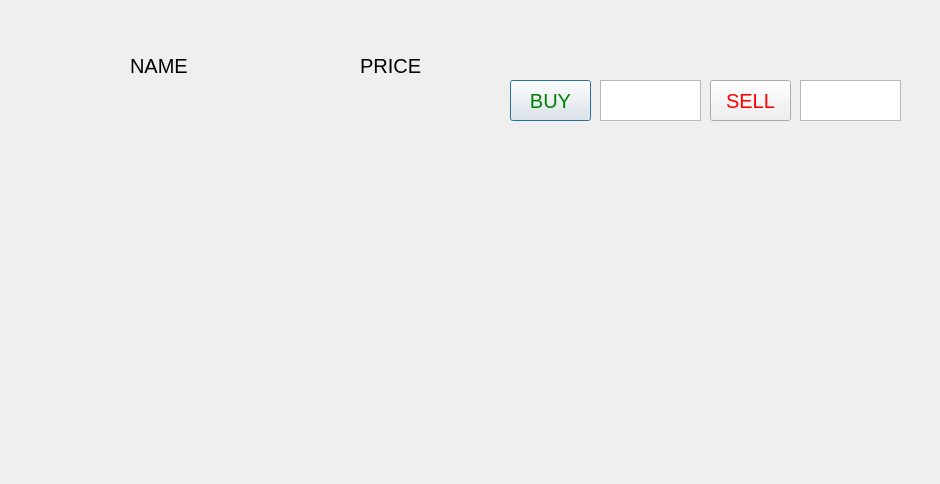
<?xml version="1.0" encoding="UTF-8"?>
<ui version="4.0">
 <class>details</class>
 <widget class="QDialog" name="details">
  <property name="geometry">
   <rect>
    <x>0</x>
    <y>0</y>
    <width>940</width>
    <height>484</height>
   </rect>
  </property>
  <property name="windowTitle">
   <string>Dialog</string>
  </property>
  <widget class="QPushButton" name="buyButton">
   <property name="geometry">
    <rect>
     <x>510</x>
     <y>80</y>
     <width>81</width>
     <height>41</height>
    </rect>
   </property>
   <property name="styleSheet">
    <string notr="true">QPushButton#buyButton {
	color: green;
	font-size: 20px;
}</string>
   </property>
   <property name="text">
    <string>BUY</string>
   </property>
  </widget>
  <widget class="QPushButton" name="sellButton">
   <property name="geometry">
    <rect>
     <x>710</x>
     <y>80</y>
     <width>81</width>
     <height>41</height>
    </rect>
   </property>
   <property name="styleSheet">
    <string notr="true">QPushButton#sellButton {
	color: red;
	font-size: 20px;
}</string>
   </property>
   <property name="text">
    <string>SELL</string>
   </property>
  </widget>
  <widget class="QTextEdit" name="textEdit">
   <property name="geometry">
    <rect>
     <x>600</x>
     <y>80</y>
     <width>101</width>
     <height>41</height>
    </rect>
   </property>
   <property name="styleSheet">
    <string notr="true"/>
   </property>
  </widget>
  <widget class="QTextEdit" name="textEdit_2">
   <property name="geometry">
    <rect>
     <x>800</x>
     <y>80</y>
     <width>101</width>
     <height>41</height>
    </rect>
   </property>
   <property name="styleSheet">
    <string notr="true"/>
   </property>
  </widget>
  <widget class="QLabel" name="nameLabel">
   <property name="geometry">
    <rect>
     <x>130</x>
     <y>80</y>
     <width>111</width>
     <height>41</height>
    </rect>
   </property>
   <property name="styleSheet">
    <string notr="true">QLabel#nameLabel {
	font-size: 16px
}</string>
   </property>
   <property name="text">
    <string/>
   </property>
  </widget>
  <widget class="QLabel" name="priceLabel">
   <property name="geometry">
    <rect>
     <x>360</x>
     <y>80</y>
     <width>101</width>
     <height>41</height>
    </rect>
   </property>
   <property name="styleSheet">
    <string notr="true">QLabel#priceLabel {
	font-size: 16px
}</string>
   </property>
   <property name="text">
    <string/>
   </property>
  </widget>
  <widget class="QLabel" name="label">
   <property name="geometry">
    <rect>
     <x>130</x>
     <y>50</y>
     <width>81</width>
     <height>31</height>
    </rect>
   </property>
   <property name="styleSheet">
    <string notr="true">QLabel#label {
	font-size: 20px
}</string>
   </property>
   <property name="text">
    <string>NAME</string>
   </property>
  </widget>
  <widget class="QLabel" name="price">
   <property name="geometry">
    <rect>
     <x>360</x>
     <y>50</y>
     <width>81</width>
     <height>31</height>
    </rect>
   </property>
   <property name="styleSheet">
    <string notr="true">QLabel#price {
	font-size: 20px
}</string>
   </property>
   <property name="text">
    <string>PRICE</string>
   </property>
  </widget>
  <widget class="QWidget" name="chartWidget" native="true">
   <property name="geometry">
    <rect>
     <x>70</x>
     <y>140</y>
     <width>781</width>
     <height>291</height>
    </rect>
   </property>
  </widget>
 </widget>
 <resources/>
 <connections/>
</ui>
